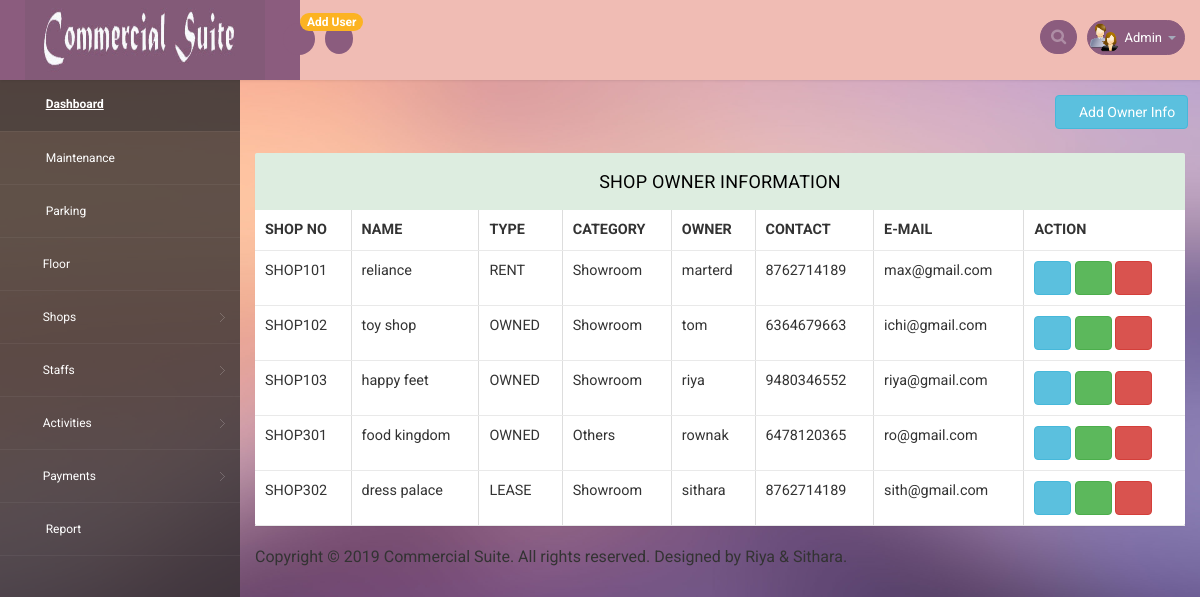
The app's page /admin/view_owner.php (signed in) with its own data.
### tables this page shows
CREATE TABLE IF NOT EXISTS `shop_owners` (
  `shop_o_id` int(11) NOT NULL AUTO_INCREMENT,
  `shop_id` int(11) NOT NULL,
  `shop_type` varchar(30) NOT NULL,
  `shop_name` varchar(30) NOT NULL,
  `owner` varchar(30) NOT NULL,
  `owner_contact` bigint(20) NOT NULL,
  `email` varchar(30) NOT NULL,
  `pwd` varchar(20) NOT NULL,
  `shop_cat` varchar(30) NOT NULL,
  `other_info` varchar(20) NOT NULL,
  `occ_date` date NOT NULL,
  `shop_desc` longtext NOT NULL,
  `con_enddate` date NOT NULL,
  `shop_status` varchar(20) NOT NULL,
  `notify` varchar(20) NOT NULL DEFAULT 'no',
  PRIMARY KEY (`shop_o_id`),
  KEY `shop_id` (`shop_id`),
  KEY `shop_id_2` (`shop_id`),
  KEY `shop_id_3` (`shop_id`),
  KEY `shop_id_4` (`shop_id`),
  KEY `shop_id_5` (`shop_id`),
  KEY `shop_id_6` (`shop_id`)
);

CREATE TABLE IF NOT EXISTS `shops` (
  `shop_id` int(11) NOT NULL AUTO_INCREMENT,
  `apartment_id` int(11) NOT NULL,
  `floor` varchar(10) NOT NULL,
  `shop_no` varchar(20) NOT NULL,
  `sq-feet` varchar(10) NOT NULL,
  `shop_cost` double NOT NULL,
  `shop_status` varchar(20) NOT NULL,
  PRIMARY KEY (`shop_id`),
  KEY `apartment_id` (`apartment_id`)
);

### admin/view_owner.php (the view, shortened to what this page needs)
<?php
    include 'con_db.php';
?>
<!DOCTYPE html>
<head>
<link rel="stylesheet" href="css/bootstrap.min.css" >
<link href="css/style.css" rel='stylesheet' type='text/css' />
<link href="css/style-responsive.css" rel="stylesheet"/>
<link rel="stylesheet" href="css/font.css" type="text/css"/>
<link href="css/font-awesome.css" rel="stylesheet">
<link rel="stylesheet" href="css/morris.css" type="text/css"/>
<link rel="stylesheet" href="css/monthly.css">
</head>
<body style="background-image:url('images/rohan/7.jpg')">
<section id="container">
<?php include('header.php'); ?>
<section id="main-content">
    <section class="wrapper">
        <div class="row">
                    <div class="col-lg-10"></div>
                    <div class="col-lg-2">
                               <a href="shop_owner.php" class="btn btn-info" title="Add Shop Owner Information"><i class="fa fa-eye"></i>Add Owner Info</a>
                           </div>
                </div>
                <br>
        <div class="row">
        <div class="col-md-6"></div>
            <div class="col-lg-12">
                    <section class="panel">
                               <header class="panel-heading">
                           Shop Owner Information
                        </header>
                                    <table class="table table-bordered  table-hover" style="background-color:white" border="solid green 1px">
                                        <thead>
                                            <tr>
                                                <th>SHOP NO</th>
                                                <th>NAME</th>
                                                <th>TYPE</th>
                                                <th>CATEGORY</th>
                                                <th>OWNER</th>
                                                <th>CONTACT</th>
                                                <th>E-MAIL</th>
                                                <th>ACTION</th>
                                            </tr>
                                        </thead>
                                        <tbody>
                                         <?php
                                            $sql=mysqli_query($con,"SELECT * FROM shop_owners,shops WHERE shops.shop_id=shop_owners.shop_id order by shop_no");
                                            while($row=mysqli_fetch_array($sql))
                                            {
                                          ?>
                                            <tr class="tr-shadow">
                                                <td><?php echo $row['shop_no'];  ?></td>
                                                <td><?php echo $row['shop_name'];  ?></td>
                                                <td ><?php echo $row['shop_type'];  ?></td>
                                                <td><?php echo $row['shop_cat'];  ?></td>
                                                <td><?php echo $row['owner'];  ?></td>
                                                <td>
                                                    <span class="status--process"><?php echo $row['owner_contact'];  ?></span>
                                                </td>
                                                <td><?php echo $row['email'];  ?></td>
                                                <td>
                                                    <div class="table-data-feature">
                                                        <a href="up_owner.php?id=<?php echo $row['shop_o_id']; ?>" class="btn btn-info" data-placement="top" title="Edit">
                                                            <i class="fa fa-edit"></i>
                                                        </a>
                                                        <a href="view_shopowner.php?id=<?php echo $row['shop_o_id']; ?>" class="btn btn-success" data-placement="top" title="View">
                                                            <i class="fa fa-eye"></i>
                                                        </a>
                                                        <a href="delete_owner.php?id=<?php echo $row['shop_o_id']; ?>" onclick="return confirm('Are you sure to delete'); " class="btn btn-danger" data-placement="top" title="Delete">
                                                            <i class="fa fa-trash"></i>
                                                        </a>
                                                    </div>
                                                </td>
                                            </tr>
                                           <?php } ?>
                                        </tbody>
                                    </table>
                                </div>
                            </div>
                        <div class="row">
                            <div class="col-md-12">
                                <div class="copyright">
                                    <p>Copyright © 2019 Commercial Suite. All rights reserved. Designed by Riya & Sithara.</p>
                                </div>
                            </div>
                        </div>
</section>
</section>
</section>
</body>
</html>

### admin/css/style.css (style rules this page uses)
p { margin: 0; }
html, body { font-family: 'Roboto', sans-serif; font-size: 100%; overflow-x: hidden; background: url(../images/bg.jpg) no-repeat 0px 0px; background-size:cover; color: #333; }
body a { transition: 0.5s all ease; -webkit-transition: 0.5s all ease; -moz-transition: 0.5s all ease; -o-transition: 0.5s all ease; -ms-transition: 0.5s all ease; text-decoration:none; }
p { margin:0; }
#main-content { margin-left:240px; -webkit-transition:all .3s ease-in-out; -moz-transition:all .3s ease-in-out; -o-transition:all .3s ease-in-out; transition:all .3s ease-in-out; }
.wrapper { display:inline-block; margin-top:80px; padding:15px; width:100%; }
.panel-heading { position: relative; height: 57px; line-height: 57px; letter-spacing: 0.2px; color: #000; font-size: 18px; font-weight: 400; padding: 0 16px; background:#ddede0; border-top-right-radius: 2px; border-top-left-radius: 2px; text-transform: uppercase; text-align: center; }
.panel { border: none ! important; }
.table>thead>tr>th { border-bottom: 1px solid #e1ab91 ! important; }
.table>tbody>tr>td, .table>tbody>tr>th, .table>tfoot>tr>td, .table>tfoot>tr>th, .table>thead>tr>td, .table>thead>tr>th { border-bottom: 1px solid #e9e9e9 ! important; }
.table > thead > tr > th, .table > tbody > tr > th, .table > tfoot > tr > th, .table > thead > tr > td, .table > tbody > tr > td, .table > tfoot > tr > td { border-top: none !important; }
.table td, .table>tbody>tr>td, .table>tbody>tr>th, .table>tfoot>tr>td, .table>tfoot>tr>th, .table>thead>tr>td, .table>thead>tr>th { padding: 10px!important; }
.table > thead > tr > th, .table > tbody > tr > th, .table > tfoot > tr > th, .table > thead > tr > td, .table > tbody > tr > td, .table > tfoot > tr > td { font-size: 0.9em; color: #333; border-top: none !important; }

### records on screen
shop_owners: shop.shop_no "SHOP101", shop_name "reliance", shop_type "RENT", shop_cat "Showroom", owner "marterd", owner_contact "8762714189", email "max@gmail.com"
shop_owners: shop.shop_no "SHOP102", shop_name "toy shop", shop_type "OWNED", shop_cat "Showroom", owner "tom", owner_contact "6364679663", email "ichi@gmail.com"
shop_owners: shop.shop_no "SHOP103", shop_name "happy feet", shop_type "OWNED", shop_cat "Showroom", owner "riya", owner_contact "9480346552", email "riya@gmail.com"
shop_owners: shop.shop_no "SHOP301", shop_name "food kingdom", shop_type "OWNED", shop_cat "Others", owner "rownak", owner_contact "6478120365", email "ro@gmail.com"
shop_owners: shop.shop_no "SHOP302", shop_name "dress palace", shop_type "LEASE", shop_cat "Showroom", owner "sithara", owner_contact "8762714189", email "sith@gmail.com"
